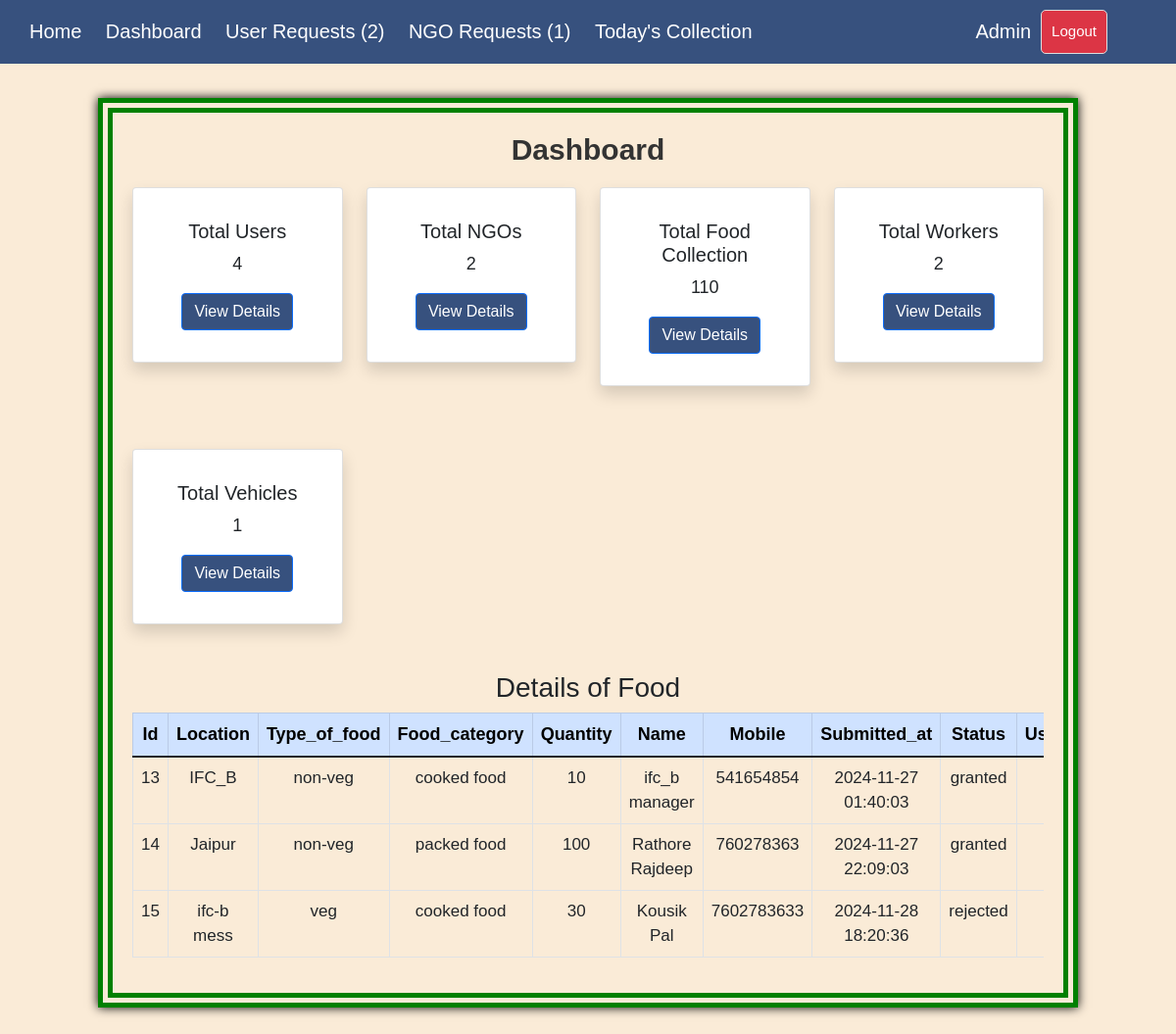
Screenshot of /adminpage.php?form=dashboard&table=food with the database file from the repository.
### tables this page shows
CREATE TABLE `food` (
  `id` int(11) NOT NULL,
  `location` varchar(255) NOT NULL,
  `type_of_food` enum('veg','non-veg') NOT NULL,
  `food_category` varchar(255) NOT NULL,
  `quantity` int(11) NOT NULL,
  `name` varchar(255) NOT NULL,
  `mobile` varchar(15) NOT NULL,
  `submitted_at` datetime NOT NULL DEFAULT current_timestamp(),
  `status` varchar(20) NOT NULL DEFAULT 'pending',
  `user_id` int(11) NOT NULL,
  `approval_datetime` datetime DEFAULT NULL,
  `completed` tinyint(1) DEFAULT 0
);

### adminpage.php (the view, shortened to what this page needs)
<?php
require 'db.php';
$activeForm = $_GET['form'] ?? 'dashboard';
$tableName = $_GET['table'] ?? null;
$totalUsers = $conn->query("SELECT COUNT(*) as count FROM users")->fetch_assoc()['count'] ?? 0;
$totalNGOs = $conn->query("SELECT COUNT(*) as count FROM ngo")->fetch_assoc()['count'] ?? 0;
$totalFoodCollected = $conn->query("SELECT SUM(quantity) as sum FROM food WHERE status = 'granted'")->fetch_assoc()['sum'] ?? 0;
$totalWorkers = $conn->query("SELECT COUNT(*) as count FROM workers")->fetch_assoc()['count'] ?? 0;
$totalVehicles = $conn->query("SELECT COUNT(*) as count FROM vehicles")->fetch_assoc()['count'] ?? 0;
$tableData = [];
if ($tableName) {
    $validTables = ['users', 'ngo', 'food', 'workers', 'vehicles'];
    if (in_array($tableName, $validTables)) {
        $stmt = $conn->prepare("SELECT * FROM $tableName");
        $stmt->execute();
        $result = $stmt->get_result();
        while ($row = $result->fetch_assoc()) {
            $tableData[] = $row;
        }
    }
}
$userfoodrequests = $conn->query("SELECT COUNT(*) as count FROM food where status='pending'")->fetch_assoc()['count'] ?? 0;
$userclothrequests = $conn->query("SELECT COUNT(*) as count FROM cloth where status='pending'")->fetch_assoc()['count'] ?? 0;
$userwasterequests = $conn->query("SELECT COUNT(*) as count FROM waste where status='pending'")->fetch_assoc()['count'] ?? 0;
$userrequests = $userfoodrequests + $userclothrequests + $userwasterequests;
$ngofoodrequests = $conn->query("SELECT COUNT(*) as count FROM food_requests where status='pending'")->fetch_assoc()['count'] ?? 0;
$ngoclothrequests = $conn->query("SELECT COUNT(*) as count FROM cloth_requests where status='pending'")->fetch_assoc()['count'] ?? 0;
$ngorequests = $ngofoodrequests + $ngoclothrequests;
?>
<!DOCTYPE html>
<html lang="en">
<head>
    <link href="https://cdn.jsdelivr.net/npm/bootstrap@5.1.3/dist/css/bootstrap.min.css" rel="stylesheet">
</head>
<body>
    <div class="navbar">
        <div>
            <a href="index.php">Home</a>
            <a href="?form=dashboard">Dashboard</a>
            <a href="?form=user_requests">User Requests <span>(<?php echo $userrequests ?>)</span></a>
            <a href="?form=ngo_requests">NGO Requests (<?php echo $ngorequests ?>)</a>
            <a href="?form=todays_collection">Today's Collection</a>
        </div>
        <div class="right">
            <span style="font-size: 20px;"><?= htmlspecialchars($_SESSION['username'] ?? 'Admin'); ?></span>
            <a href="adminpage.php?logout=1" style="margin-right: 50px;"><button class="logout-btn">Logout</button></a>
        </div>
    </div>
    <div class="my-content">
        <?php if ($activeForm === 'dashboard'): ?>
            <div class="container">
                <h2>Dashboard</h2>
                <div class="row mb-0">
                    <div class="col-3">
                        <div class="card text-center shadow p-3 mb-5 bg-white rounded">
                            <div class="card-body">
                                <h5>Total Users</h5>
                                <p><?= $totalUsers; ?></p>
                                <a href="?form=dashboard&table=users" class="btn btn-primary" style="background-color: #37517e;">View Details</a>
                            </div>
                        </div>
                    </div>
                    <div class="col-3">
                        <div class="card text-center shadow p-3 mb-5 bg-white rounded">
                            <div class="card-body">
                                <h5>Total NGOs</h5>
                                <p><?= $totalNGOs; ?></p>
                                <a href="?form=dashboard&table=ngo" class="btn btn-primary" style="background-color: #37517e;">View Details</a>
                            </div>
                        </div>
                    </div>
                    <div class="col-3">
                        <div class="card text-center shadow p-3 mb-5 bg-white rounded">
                            <div class="card-body">
                                <h5>Total Food Collection</h5>
                                <p><?= $totalFoodCollected; ?></p>
                                <a href="?form=dashboard&table=food" class="btn btn-primary" style="background-color: #37517e;">View Details</a>
                            </div>
                        </div>
                    </div>
                    <div class="col-3">
                        <div class="card text-center shadow p-3 mb-5 bg-white rounded">
                            <div class="card-body">
                                <h5>Total Workers</h5>
                                <p><?= $totalWorkers; ?></p>
                                <a href="?form=dashboard&table=workers" class="btn btn-primary" style="background-color: #37517e;">View Details</a>
                            </div>
                        </div>
                    </div>
                    <div class="col-3 mt-3">
                        <div class="card text-center shadow p-3 mb-5 bg-white rounded">
                            <div class="card-body">
                                <h5>Total Vehicles</h5>
                                <p><?= $totalVehicles; ?></p>
                                <a href="?form=dashboard&table=vehicles" class="btn btn-primary" style="background-color: #37517e;">View Details</a>
                            </div>
                        </div>
                    </div>
                </div>
                <?php if ($tableName): ?>
                    <div class="table-responsive">
                        <h3 class="text-center">Details of <?= ucfirst($tableName); ?></h3>
                        <table class="table table-bordered">
                            <thead class="table-primary">
                                <tr>
                                    <?php if (!empty($tableData)): ?>
                                        <?php foreach (array_keys($tableData[0]) as $header): ?>
                                            <th><?= htmlspecialchars(ucfirst($header)); ?></th>
                                        <?php endforeach; ?>
                                    <?php endif; ?>
                                </tr>
                            </thead>
                            <tbody>
                                <?php if (!empty($tableData)): ?>
                                    <?php foreach ($tableData as $row): ?>
                                        <tr>
                                            <?php foreach ($row as $value): ?>
                                                <td><?= htmlspecialchars($value); ?></td>
                                            <?php endforeach; ?>
                                        </tr>
                                    <?php endforeach; ?>
                                <?php else: ?>
                                    <tr>
                                        <td colspan="100%" class="text-center">No data available.</td>
                                    </tr>
                                <?php endif; ?>
                            </tbody>
                        </table>
                    </div>
                <?php endif; ?>
            </div>
        <?php endif; ?>
    </div>
</body>
</html>

### adminpage.php (style rules this page uses)
body { font-family: Arial, sans-serif; margin: 0; padding: 0; background-color: antiquewhite; }
.navbar { position: fixed; top: 0; width: 100%; z-index: 1000; background-color: #37517e; color: white; display: flex; justify-content: space-between; padding: 5px 20px; align-items: center; }
.navbar a { color: white; text-decoration: none; margin: 0 10px; font-size: 20px; }
.navbar .right { display: flex; align-items: center; }
.container { padding: 20px; }
.my-content { margin: 100px 100px; border-width: 15px; border-style: double; Border-color: green; box-shadow: 0px 0px 10px black; }
h2 { margin-top: 0; font-size: 30px; color: #333; font-weight: 700; text-align: center; margin-bottom: 20px; }
button { margin: 0 5px; padding: 5px 10px; border: none; border-radius: 5px; cursor: pointer; color: white; background-color: #007bff; font-size: 20px; }
input, select, button { margin: 5px 0; padding: 10px; border: 1px solid #ddd; border-radius: 5px; }
button.logout-btn { background-color: #dc3545; font-size: 15px; }
th { text-align: center; font-size: 18px; }
td { font-size: 17px; text-align: center; }
p { font-size: large; }

### rows the page displays
food: id "13", location "IFC_B", type_of_food "non-veg", food_category "cooked food", quantity "10", name "ifc_b manager", mobile "541654854", submitted_at "2024-11-27 01:40:03", status "granted"
food: id "14", location "Jaipur", type_of_food "non-veg", food_category "packed food", quantity "100", name "Rathore Rajdeep", mobile "760278363", submitted_at "2024-11-27 22:09:03", status "granted"
food: id "15", location "ifc-b mess", type_of_food "veg", food_category "cooked food", quantity "30", name "Kousik Pal", mobile "7602783633", submitted_at "2024-11-28 18:20:36", status "rejected"

### other values shown
$userrequests "2"
$ngorequests "1"
$_SESSION['username'] "Admin"
$totalUsers "4"
$totalNGOs "2"
$totalFoodCollected "110"
$totalWorkers "2"
$totalVehicles "1"
$tableName "Food"
$header "Id"
$header "Location"
$header "Type_of_food"
$header "Food_category"
$header "Quantity"
$header "Name"
